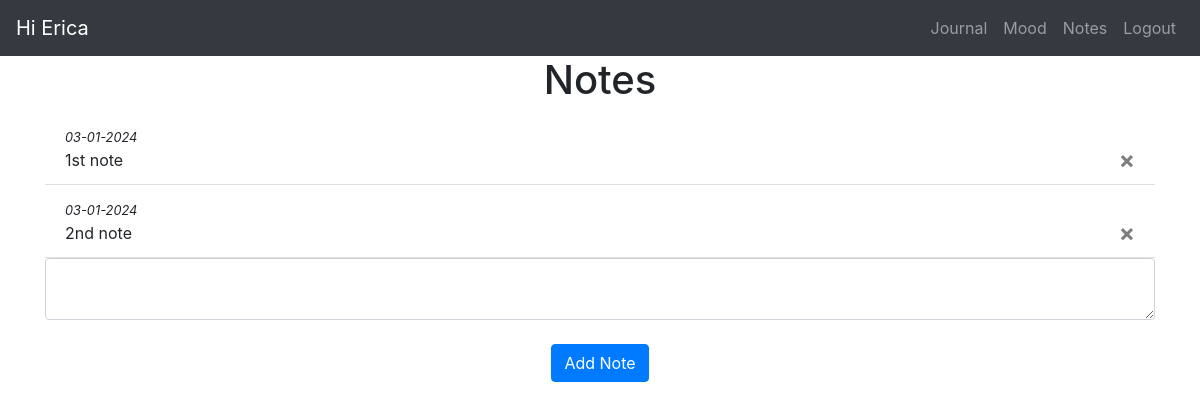
/notes (signed in), run on an earlier commit of the app's database.
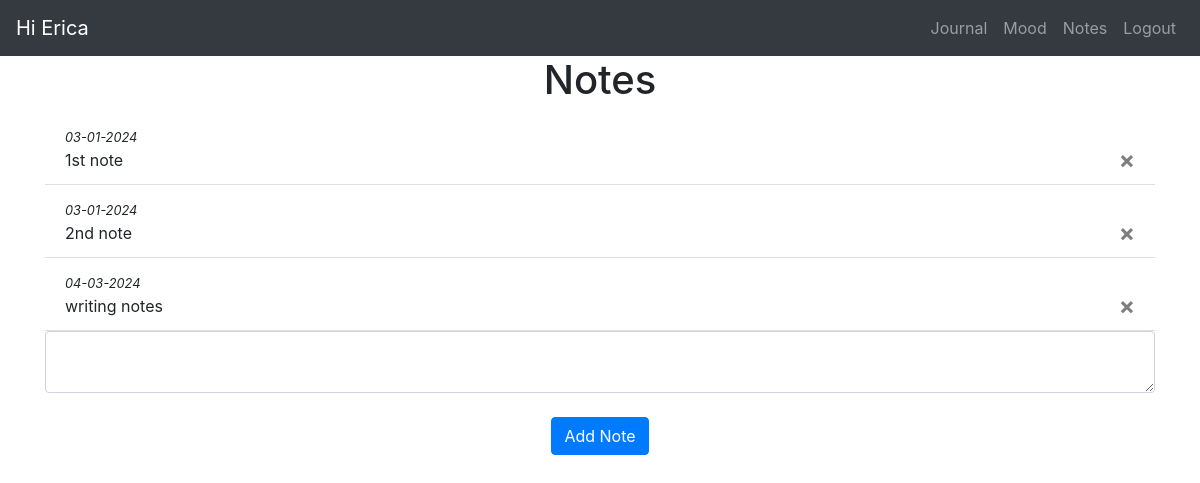
And on a later commit of the database.
### website/models.py (models this page shows)
class Note(db.Model):
    id = db.Column(db.Integer, primary_key=True)
    data = db.Column(db.String(10000))
    date = db.Column(db.DateTime(timezone=True), default=func.now()) # func = get today's date
    user_id = db.Column(db.Integer, db.ForeignKey('user.id')) # one(user) to many(notes) relationship: one object(parent) has many children

### website/views.py (the view, shortened to what this page needs)
@views.route('/notes', methods=['GET', 'POST'])
@login_required
def notes():
    return render_template("notes.html", user=current_user)

### website/__init__.py (called while the page is built)
def create_app():
    app = Flask(__name__)
    app.config['SECRET_KEY'] = 'hjshjhdjah kjshkjdhjs'
    app.config['SQLALCHEMY_DATABASE_URI'] = f'sqlite:///{path.join(path.dirname(path.abspath(__file__)), DB_NAME)}'
    db.init_app(app)
    from .views import views
    from .auth import auth
    app.register_blueprint(views, url_prefix='/')
    app.register_blueprint(auth, url_prefix='/') # we do ont want any prefix, so not /auth
    from .models import Note, Journal, User
    with app.app_context():
        db.create_all()
    login_manager = LoginManager()
    login_manager.login_view = 'auth.login'
    login_manager.init_app(app)
    @login_manager.user_loader
    def load_user(id):
        return User.query.get(int(id))
    return app

### website/templates/notes.html
{% extends "base.html" %} {% block title %}Notes{% endblock %}
{% block content %}
<h1 align="center">Notes</h1>
<ul class="list-group list-group-flush" id="notes">
    {% for note in user.notes %}
    <li class="list-group-item">
        <small><em>{{ note.date.strftime('%m-%d-%Y') }}</em></small>
        <br>
        {{ note.data }}
        <button type="button" class="close" onclick="deleteNote({{ note.id }})">
            <span aria-hidden='true'>&times;</span>
        </button>
    </li>
    {% endfor %}
</ul>
<form method="POST">
    <textarea name="note" id="note" class="form-control"></textarea>
    <br />
    <div align="center">
        <button type="submit" class="btn btn-primary">Add Note</button>
    </div>
</form>
{% endblock %}

What changed in the data, as far as the page shows it:
added Note: date "04-03-2024", data "writing notes"
